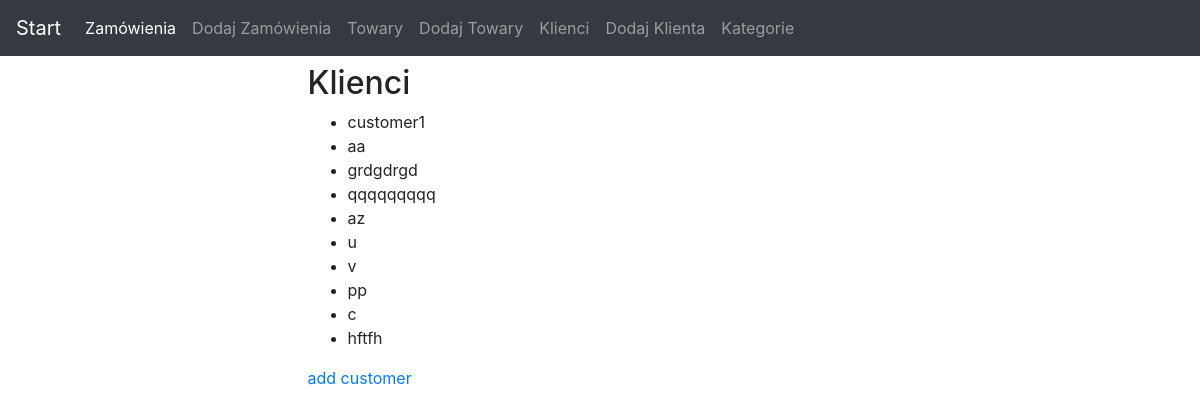
The app's page /customers/ with its own data.
### orders_app/models.py (models this page shows, shortened)
class Customer(models.Model):
    class Meta:
        verbose_name = 'Klient'
        verbose_name_plural = 'Klienci'
    name = models.CharField(max_length=50, blank=False, verbose_name="Name")

### orders_app/views.py (the view)
# urls.py: path('customers/', views.CustomersList.as_view(), name='customers'),
class CustomersList(ListView):
    model = Customer
    template_name = 'orders_app/customer_list.html'

### orders_app/templates/orders_app/customer_list.html
{% extends "base.html" %}
{% block content %}
    <h2>Klienci</h2>
    <ul>
        {% for customer in object_list %}
            <li>{{ customer.name }}</li>
        {% endfor %}
    </ul>
    <a href="{% url 'orders_app:add_customers' %}">add customer</a>
{% endblock %}

### records on screen
Customer: name "customer1"
Customer: name "aa"
Customer: name "grdgdrgd"
Customer: name "qqqqqqqqq"
Customer: name "az"
Customer: name "u"
Customer: name "v"
Customer: name "pp"
Customer: name "c"
Customer: name "hftfh"
